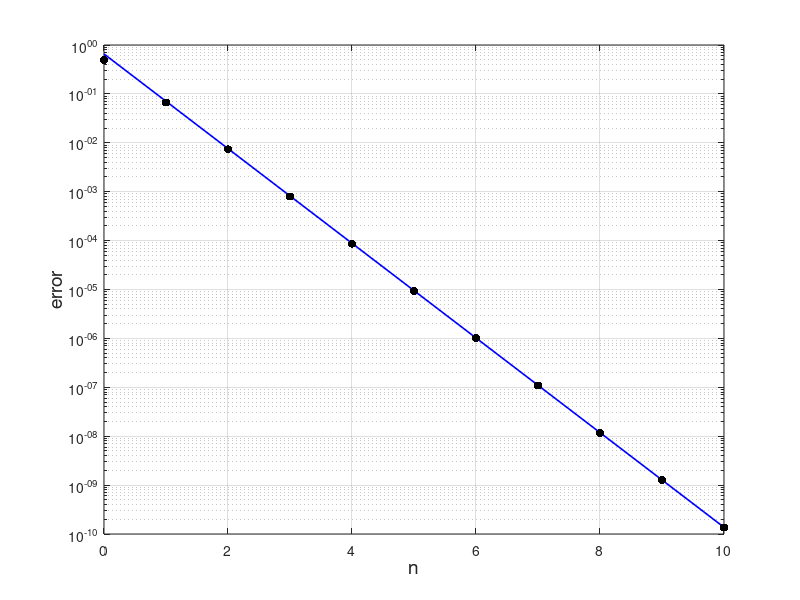

The MATLAB source for this figure: (Note: this script raises an error after producing the figure.)
%% Halphen's constant for approximation of exp(x)
% Nick Trefethen, May 2011

%%
% (Chebfun example approx/Halphen.m)

%%
% A well-known problem in approximation theory is, how well can exp(x) be
% approximated in the infinity norm on the infinite interval (-infty,0] by
% rational functions of type (n,n)? To three places, the first few
% approximation errors are these:
%
%   Type (0,0):  error = 0.500
%   Type (1,1):  error = 0.0668
%   Type (2,2):  error = 0.00736
%   Type (3,3):  error = 0.000799
%   Type (4,4):  error = 0.0000865
%   Type (5,5):  error = 0.00000934
%   Type (6,6):  error = 0.000001008
%   Type (7,7):  error = 0.0000001087
%   Type (8,8):  error = 0.00000001172
%
% As n increases to infinity, it is known that the asymptotic behavior is
%
%    error ~ 2 C^(-n-1/2),
%
% where C is a number known as Halphen's constant with the following
% approximate numerical value:
halphen_const = 9.289025491920818918755449435951

%%
% This result comes from a sequence of contributions between 1969 and 2002
% by, among others, Cody, Meinardus and Varga; Newman; Trefethen and
% Gutknecht; Carpenter, Ruttan and Varga; Magnus; Gonchar and Rakhmanov;
% and Aptekarev.

%%
% Here is a plot showing that the asymptotic behavior matches the actual
% errors very closely even for small n:
LW = 'linewidth'; MS = 'markersize'; FS = 'fontsize';
n = 0:10;
err = [.5 .0668 7.36e-3 7.99e-4 8.65e-5 9.35e-6 ...
       1.01e-6 1.09e-7 1.17e-8 1.26e-9 1.36e-10];
model = 2*halphen_const.^(-n-.5);
hold off, semilogy(n,model,'-b',LW,1.2)
hold on, semilogy(n,err,'.k',MS,18), grid on
xlabel('n',FS,14), ylabel('error',FS,14)

%%
% One way to characterize Halphen's constant mathematically is that it is
% the inverse of the unique positive value of s where the function
%
%    SUM from k=1 to infty of  ks^n/(1-(-s)^n)
%
% takes the value 1/8.  This is an easy computation for Chebfun:
s = chebfun('s',[1/12,1/6]);
f = 0*s; k = 0; normsk = 999;
while normsk > 1e-16
  k = k+1;
  sk = s.^k;
  f = f + k*sk./(1-(-1)^k*sk);
  normsk = norm(sk,inf);
end
hold off, plot(1./s,f,LW,1.2), grid on
h = 1/roots(f-1/8);
hold on, plot(h,1/8,'.r',MS,20)
title('Halphen''s constant',FS,14)
text(h,.15,sprintf('%16.13f',h),FS,14)

%%
% References:
%
% [1] A. J. Carpenter, A. Ruttan, and R. S. Varga, Extended numerical
% computations on the "1/9" conjecture in rational approximation theory, in
% P. Graves-Morris, E. B. Saff, and R. S. Varga, eds., Rational
% Aprpoximation and Interpolation, Lecture Notes in Mathematics 1005,
% Springer, 1984.
%
% [2] A. A. Gonchar and E. A. Rakhmanov, Equilibrium distributions and
% degree of rational approximation of analytic functions, Math. USSR
% Sbornik 62 (1989), 305-348.
%
% [3] L. N. Trefethen, Approximation Theory and Approximation Practice,
% draft available at http://www.maths.ox.ac.uk/chebfun/ATAP (chapter 24).

